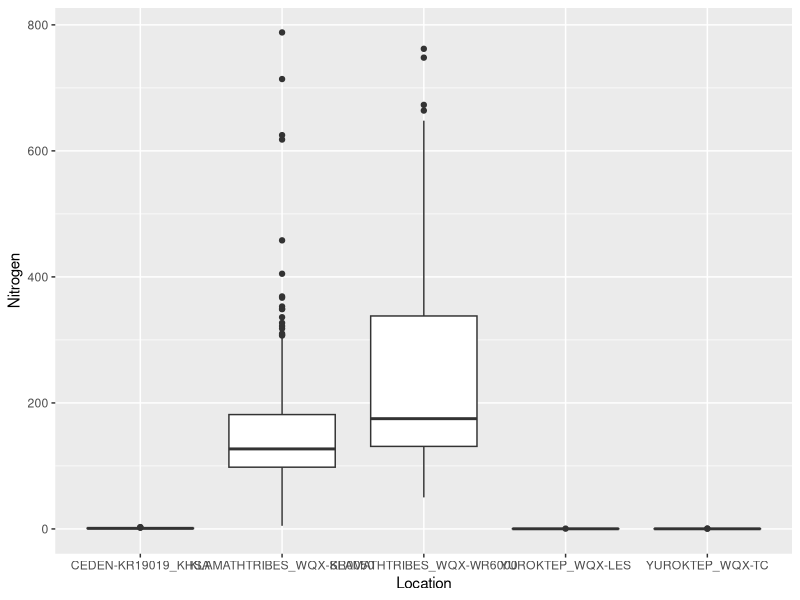
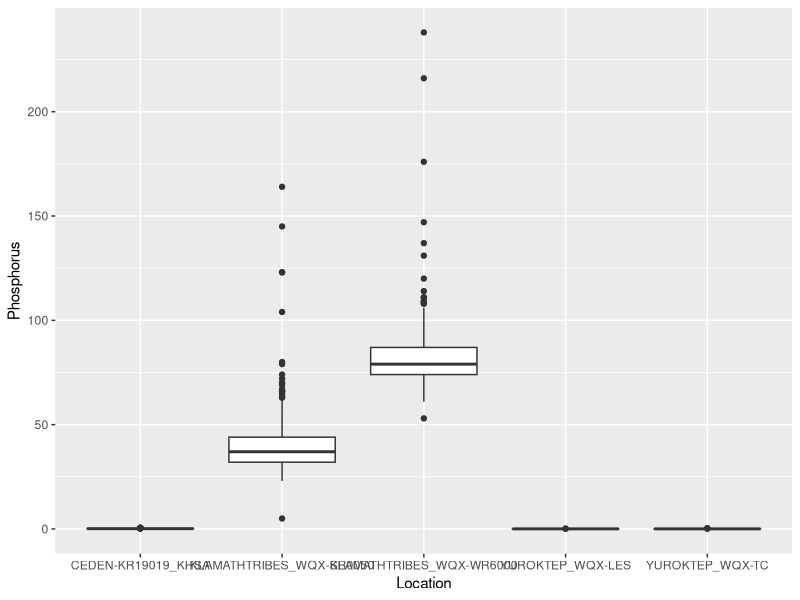
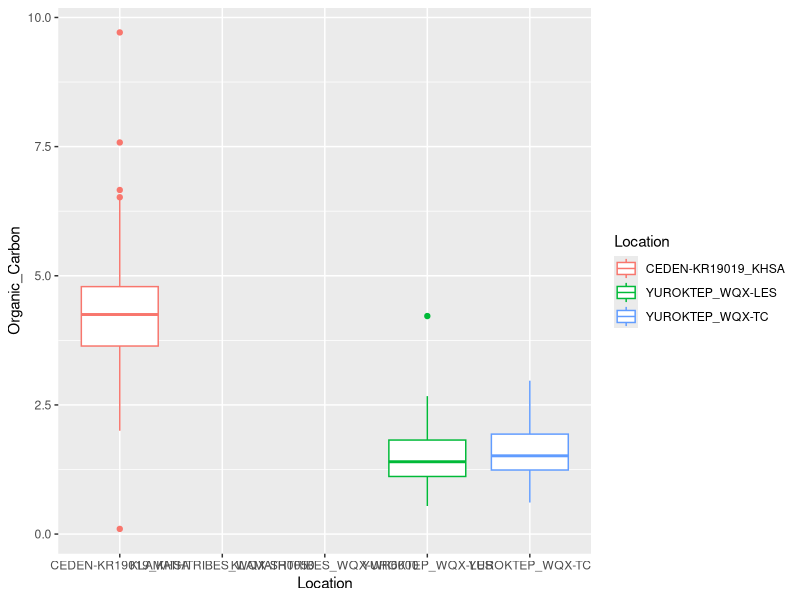

Here is the R script that generated these plots, in order:
## ---- chunk 1
knitr::opts_chunk$set(echo = TRUE)
library(tidyverse)
## ---- chunk 2
getwd()
## read in data
klamath <- read.csv("./Data/Raw/Klamath.csv", header = T)

## reformat date
klamath$ActivityStartDate <- as.Date(klamath$ActivityStartDate,
                                     format = "%Y-%m-%d")

## keep only useful columns, select for columns
klamath_data <- klamath %>%
  select(ActivityStartDate, ActivityStartTime.Time, MonitoringLocationIdentifier,
         CharacteristicName, ResultSampleFractionText, ResultMeasureValue,
         ResultMeasure.MeasureUnitCode, ResultDepthHeightMeasure.MeasureValue,
         ResultDepthHeightMeasure.MeasureUnitCode)

## rename columns
names(klamath_data) <- c("Date", "Time", "Location", "Nutrient", "SampleFraction",
                         "Concentration", "ConcentrationUnits", "Depth", "DepthUnit")

## data summary
summary(klamath_data)

## remove duplicates using distinct()
klamath_distinct <- distinct(klamath_data)
## there are still two pairs of data collected at the same time and location, but
## with different results. Removing will not substantially affect data trends, so
## remove one data point from each pair.

klamath_distinct <- klamath_distinct[-c(2206,2207),]

## spread data
klamath_spread <- spread(data = klamath_distinct, Nutrient, Concentration)

## remove space from Organic carbon column name
names(klamath_spread)[9] <- c("Organic_Carbon")

## exploratory figures
## boxplots by site
## nitrogen levels at each site over time
ggplot(klamath_spread) +
  geom_boxplot(aes(x = Location, y = Nitrogen)) #+
  #facet_wrap(vars(Location), nrow = 2)

## phosphorus at each site over time
ggplot(klamath_spread) +
  geom_boxplot(aes(x = Location, y = Phosphorus)) #+
  #facet_wrap(vars(Location), nrow = 2)

## carbon at each site over time
ggplot(klamath_spread) +
  geom_boxplot(aes(x = Location, y = Organic_Carbon, color = Location)) #+
  #facet_wrap(vars(Location), nrow = 2)

summary(klamath_spread$Organic_Carbon)
## ---- chunk 3
## remove all nas to see how much data remains
klamath_complete <- klamath_spread %>%
  filter(!is.na(Nitrogen) & !is.na(Phosphorus) & !is.na(Organic_Carbon))
## only 36 data points in klamath_complete
